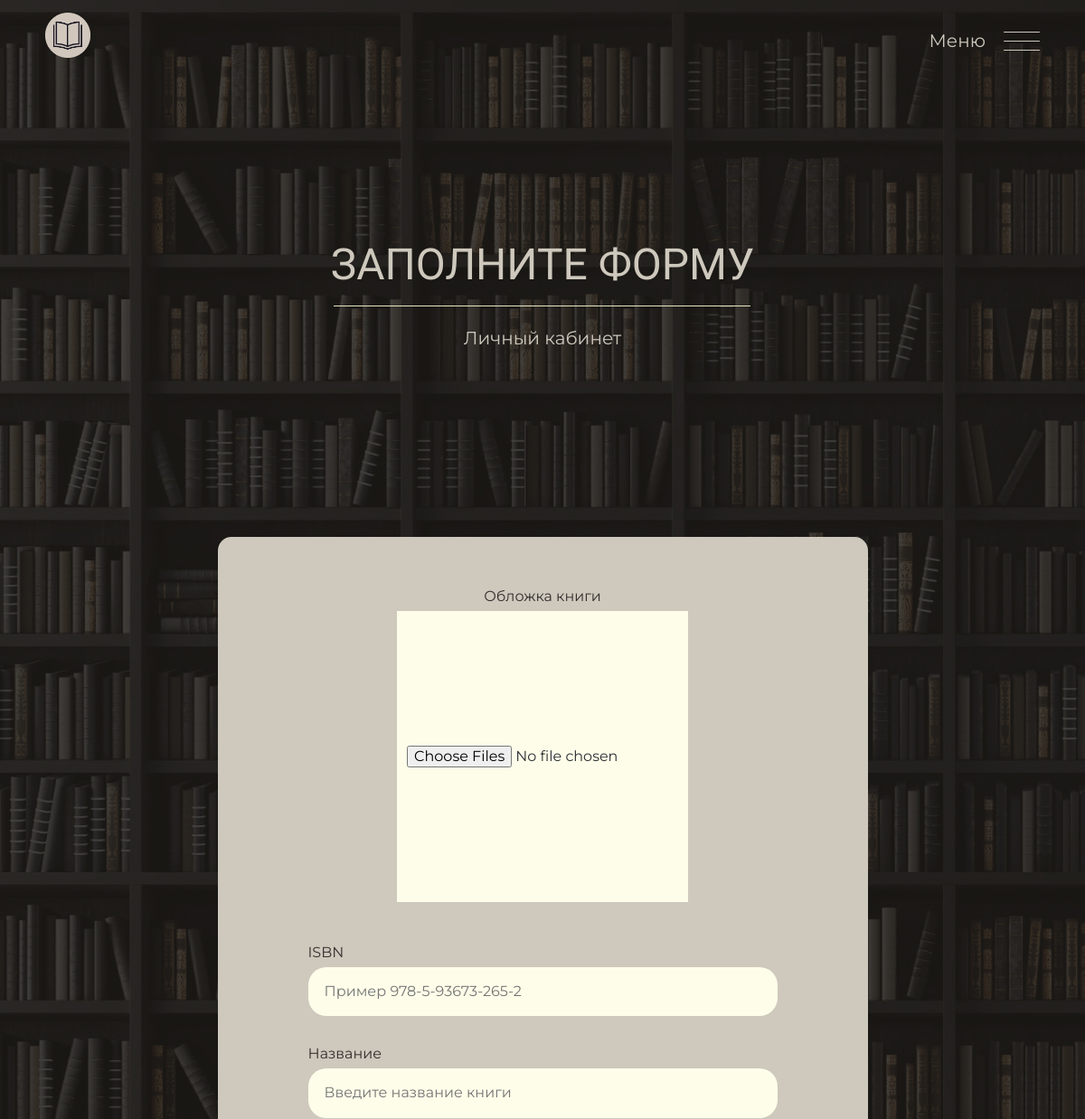
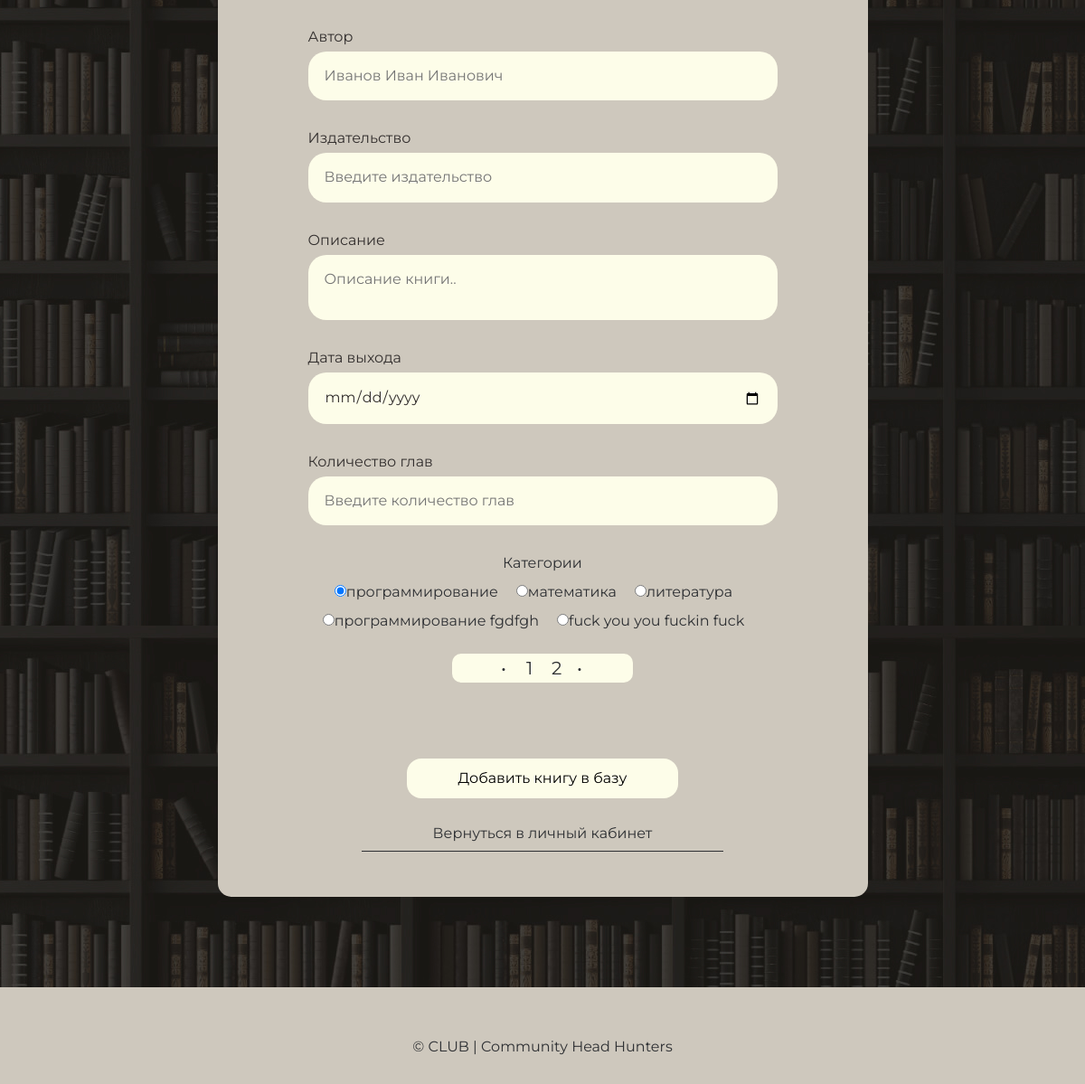
The app's page /user/pidor/add-new-book (signed in) with its own data (2 pictures, top to bottom).
### app/models.py (models this page shows)
class Category(database.Model, SerializerMixin):
    __tablename__ = "categories"
    id = database.Column(database.Integer, primary_key=True)
    name = database.Column(database.String(256), unique=True, index=True)
    books = database.relationship('Book', backref='category', lazy='dynamic', cascade="all, delete, delete-orphan")
    topics = database.relationship('DiscussionTopic', backref='category', lazy='dynamic', cascade="all, delete, delete-orphan")

### app/personal/views.py (the view, shortened to what this page needs)
@personal.route('/<username>/add-new-book', methods=['GET', 'POST'])
@login_required
@check_actual_password
def add_new_book(username):
    if current_user.username != username:
        return render_template('403.html')
    pagination = Category.query.paginate(
        1, per_page=CATEGORIES_COUNT, error_out=False)
    categories = pagination.items
    form = AddNewBookForm()
    return render_template('personal/add_book.html', form=form, categories=categories, pagination=pagination, range=range, len=len)

### app/auth/views.py (called while the page is built)
@auth.before_app_request
def before_request():
    if current_user.is_authenticated \
            and not current_user.confirmed \
            and request.endpoint \
            and request.blueprint != 'auth' \
            and request.endpoint != 'static':
        return redirect(url_for('auth.unconfirmed'))

### app/main/views.py (called while the page is built)
@main.app_context_processor
def inject_roles():
    return dict(Role=Role)

@main.app_context_processor
def inject_months_dict():
    return dict(months_dict=months_dict)

### app/models.py (called while the page is built)
@login_manager.user_loader
def load_user(user_id):
    return User.query.get(user_id)

### app/personal/views.py (called while the page is built)
@personal.app_context_processor
def inject_roles():
    return dict(Role=Role)

### app/templates/personal/add_book.html (shortened to what this page needs)
<!DOCTYPE html>
<html lang="ru">
<head>
  <link rel="stylesheet" href="{{ url_for('static', filename='styles/css/normalize.css')}}"/>
  <link rel="stylesheet" href="{{ url_for('static', filename='styles/css/style.css')}}"/>
</head>
<body>
  <header class="header style-1">
    <div class="header__container container">
      <a class="header__logo" href="{{url_for('main.index')}}">
        <img class="header__logo-image" src="{{url_for('static', filename='styles/img/logo.png')}}" alt="Логотип MAGIC BOOK KEEPER">
      </a>
      <div class="header__right">
        <span class="header__menu">Меню</span>
        <button class="header__burger hamburger hamburger__collapse js-burger" type="button">
          <span class="hamburger__box">
            <span class="hamburger__inner"></span>
          </span>
        </button>
      </div>
    </div>
  </header>
  <main>
    <section class="main style-1">
      <div class="main__container container">
        <div class="main__top">
          <h1 class="main__title">Заполните форму</h1>
          <svg width="461" height="1" viewBox="0 0 461 1" fill="none" xmlns="http://www.w3.org/2000/svg">
            <line y1="0.5" x2="461" y2="0.5" stroke="#E9E6C3" />
          </svg>
        </div>
        {% if current_user.is_authenticated  %}
        <div class="main__bottom">
          <a class="main__bottom-item" href="{{url_for('personal.person', username=current_user.username)}}">Личный кабинет</a>
        </div>
        {% endif %}
      </div>
    </section>
    <section class="form">
      <div class="form__container container">
        {% if len(categories) > 0 %}
          <form class="form__wrap" enctype="multipart/form-data" method="post">
              <span class="form__span">Обложка книги</span>
              <div class="profile__image profile__image-edit">
                <input class="profile__foto" type="file" name="cover" multiple accept="image/*,image/jpeg">
              </div>
            <label class="form__label">
              <span class="form__span">ISBN</span>
              {% if form.isbn.errors %}
              {{form.isbn(class="form__input", placeholder="Пример 978-5-93673-265-2")}}
              <span>
                {% for msg in form.isbn.errors %}
                {{ msg }}
                {% endfor %}
              </span>
              {% else %}
              {{form.isbn(class="form__input", placeholder="Пример 978-5-93673-265-2")}}
              {% endif %}
            </label>
            <label class="form__label">
              <span class="form__span">Название</span>
              {% if form.name.errors %}
              {{form.name(class="form__input", placeholder="Введите название книги")}}
              <span>
                {% for msg in form.name.errors %}
                {{ msg }}
                {% endfor %}
              </span>
              {% else %}
              {{form.name(class="form__input", placeholder="Введите название книги")}}
              {% endif %}
            </label>
            <label class="form__label">
              <span class="form__span">Автор</span>
              {% if form.author.errors %}
              {{form.author(class="form__input", placeholder="Иванов Иван Иванович")}}
              <span>
                {% for msg in form.author.errors %}
                {{ msg }}
                {% endfor %}
              </span>
              {% else %}
              {{form.author(class="form__input", placeholder="Иванов Иван Иванович")}}
              {% endif %}
            </label>
            <label class="form__label">
              <span class="form__span">Издательство</span>
              {% if form.publishing_house.errors %}
              {{form.publishing_house(class="form__input", placeholder="Введите издательство")}}
              <span>
                {% for msg in form.publishing_house.errors %}
                {{ msg }}
                {% endfor %}
              </span>
              {% else %}
              {{form.publishing_house(class="form__input", placeholder="Введите издательство")}}
              {% endif %}
            </label>
            <label class="form__label">
              <span class="form__span">Описание</span>
              {% if form.description.errors %}
              {{form.description(class="form__input", placeholder="Описание книги..")}}
              <span>
                {% for msg in form.description.errors %}
                {{ msg }}
                {% endfor %}
              </span>
              {% else %}
              {{form.description(class="form__input", placeholder="Описание книги..")}}
              {% endif %}
            </label>
            <label class="form__label">
              <span class="form__span">Дата выхода</span>
              {% if form.release_date.errors %}
              {{form.release_date(class="form__input")}}
              <span>
                {% for msg in form.release_date.errors %}
                {{ msg }}
                {% endfor %}
              </span>
              {% else %}
              {{form.release_date(class="form__input")}}
              {% endif %}
            </label>
            <label class="form__label">
              <span class="form__span">Количество глав</span>
              {% if form.chapters_count.errors %}
              {{form.chapters_count(class="form__input", placeholder="Введите количество глав")}}
              <span>
                {% for msg in form.chapters_count.errors %}
                {{ msg }}
                {% endfor %}
              </span>
              {% else %}
              {{form.chapters_count(class="form__input", placeholder="Введите количество глав")}}
              {% endif %}
            </label>
            <label class="form__label">
              <span class="form__span-genre">Категории</span>
              <div class="form__genre-wrap" id="cat_container">
                {% for index in range(len(categories)) %}
                  {% if index == 0 %}
                    <a class="form__genre" id="{{categories[index].id}}categories"><input type="radio" name="category" class="form__checkbox" value="{{ categories[index].name }}" checked>{{ categories[index].name }}</a>
                  {% else %}
                    <a class="form__genre" id="{{categories[index].id}}categories"><input type="radio" name="category" class="form__checkbox" value="{{ categories[index].name }}">{{ categories[index].name }}</a>
                  {% endif %}
                {% endfor %}
              </div>
              <div class="list__pagination pagination" id="categories_pagination">
                <ul class="pagination__list list-reset" id="pagination">
                  <li class="pagination__item disabled">
                    &bull;
                  </li>
                  {% for p in pagination.iter_pages() %}
                    {% if p %}
                      <li class="pagination__item active">
                        <a data-url="/user/{{current_user.username}}/get_categories_page_for_book_adding/{{p}}">{{ p }}</a>
                      </li>
                    {% else %}
                      <li class="pagination__item disabled"><a href="#">&hellip;</a></li>
                    {% endif %}
                  {% endfor %}
                  <li class="pagination__item disabled">
                    &bull;
                  </li>
                </ul>
              </div>
            </label>
            {{form.submit(class="form__btn btn")}}
            <a class="form__exit-btn" href="{{url_for('personal.person', username=current_user.username)}}">Вернуться в личный кабинет</a>
          </form>
        {% else %}
          <span class="form__span">Чтобы добавить книгу нужна хотя бы одна категория, обратитесь к администратору.</span>
        {% endif %}
      </div>
    </section>
  </main>
  <footer class="footer">
    <div class="footer__container container">
      <a href="#" class="footer__wrap">© CLUB | Community Head Hunters</a>
    </div>
  </footer>
</body>
</html>

### app/static/styles/css/style.css (style rules this page uses)
html { box-sizing: border-box; }
*, *::before, *::after { box-sizing: inherit; }
body { font-family: "Montserrat", sans-serif; font-size: var(--default-fs); line-height: var(--default-lh); color: var(--black); background-color: #F5F5F5; background-image: url(../img/back19201.jpg); background-repeat: repeat; background-position: top center; }
img, svg { max-width: 100%; }
a { color: inherit; text-decoration: none; }
.container { margin-left: auto; margin-right: auto; padding-left: var(--container-padding); padding-right: var(--container-padding); max-width: var(--container-max-width); }
.list-reset { margin: 0; padding-left: 0; list-style: none; }
.btn { padding: 12px 38px; flex-shrink: 0; border-radius: 16px; font-size: var(--default-fs); line-height: 20px; text-align: center; cursor: pointer; transition: background 0.3s ease, color 0.2s linear; }
.pagination__list { display: flex; flex-wrap: wrap; align-items: center; justify-content: center; margin-top: 20px; }
.pagination__item { font-size: 20px; transition: font-weight .5s linear; }
.pagination__item:not(:last-child) { margin-right: 20px; }
.style-1 { color: #E9E6C3; }
.footer { height: 107px; }

### app/static/styles/css/_variables.css (style rules this page uses)
:root { --container-max-width: 1270px; --container-padding: 50px; --dark: #333; --white: #fff; --black: #2E3033; --orange: #FF9900; --focus: #FFB84D; --active: #E1670E; --gray: #666666; --footer: #CACACA; ; --regular: 400; --medium: 500; --semibold: 600; --bold: 700; --extrabold: 800; --default-fs: 16px; --default-lh: 32px; }

### app/static/styles/css/_header.css (style rules this page uses)
.header { padding-top: 14px; padding-bottom: 14px; }
.header__container { display: flex; flex-wrap: wrap; align-items: center; justify-content: space-between; color: #cec8bd; }
.header__right { display: flex; justify-content: center; align-items: center; }
.header__menu { margin-right: 20px; font-size: 20px; }
.header__logo-image { width: 50px; height: 50px; }

### app/static/styles/css/_main.css (style rules this page uses)
.main { display: flex; flex-direction: column; align-items: center; justify-content: center; padding-top: 180px; padding-bottom: 180px; }
.main__container { display: flex; flex-direction: column; align-items: center; justify-content: center; color: #cec8bd; }
.main__top { display: flex; flex-direction: column; align-items: center; justify-content: center; }
.main__bottom { display: flex; flex-wrap: wrap; align-items: center; justify-content: center; margin-top: 21px; }
.main__bottom-item { display: inline-block; padding: 3px 6px; font-size: 20px; line-height: 23px; background-color: transparent; outline: none; transition: color .3s linear, background-color .3s linear; }
.main__title { margin-top: 0; text-align: center; margin-bottom: 21px; max-width: 900px; font-size: 48px; line-height: 48px; font-weight: var(--regular); font-family: 'Montaga'; text-transform: uppercase; }

### app/static/styles/css/_footer.css (style rules this page uses)
.footer { padding-top: 50px; padding-bottom: 25px; background-color: #cec8bd; }
.footer__wrap { display: flex; flex-direction: column; align-items: center; justify-content: center; color: #2E3033; text-align: center; }

### app/static/styles/css/_form.css (style rules this page uses)
.form { padding-top: 25px; padding-bottom: 50px; }
.form__container { display: flex; flex-direction: column; align-items: center; justify-content: center; }
.form__wrap { display: flex; flex-direction: column; align-items: center; justify-content: center; padding: 50px 100px; margin-bottom: 50px; border-radius: 15px; background-color: #cec8bd; }
.form__label { display: flex; flex-direction: column; margin-bottom: 26px; }
.form__span { color: #332f2e; }
.form__span-genre { text-align: center; }
.form__input { padding: 18px 18px; width: 519px; border-radius: 20px; border: none; background-color: #fdfde9; color: #332f2e; resize: none; cursor: pointer; outline: none; transition: background-color 0.3s linear; }
.form__btn { width: 300px; margin-top: 38px; background-color: #fdfde9; border: none; outline: none; cursor: pointer; transition: color .3s linear, background-color .3s linear; }
.form__genre-wrap { display: flex; flex-wrap: wrap; align-items: center; justify-content: center; width: 519px; }
.form__genre { outline: none; cursor: pointer; }
.form__genre:not(:nth-child(6n)) { margin-right: 20px; }
.form__exit-btn { margin-top: 50px; border-bottom: 1px solid var(--black); outline: none; cursor: pointer; }
.form__exit-btn { margin-top: 20px; padding: 3px; background-color: transparent; border: none; width: 400px; border-bottom: 1px solid #2E3033; text-align: center; cursor: pointer; outline-offset: 5px; outline: none; transition: background-color 0.3s linear, color 0.3s linear, border-bottom 0.3s linear; ; }

### records on screen
Category: name "программирование"
Category: name "математика"
Category: name "литература"
Category: name "программирование fgdfgh"
Category: name "fuck you you fuckin fuck"

### other values on screen
{{ p }} "1" "2"
